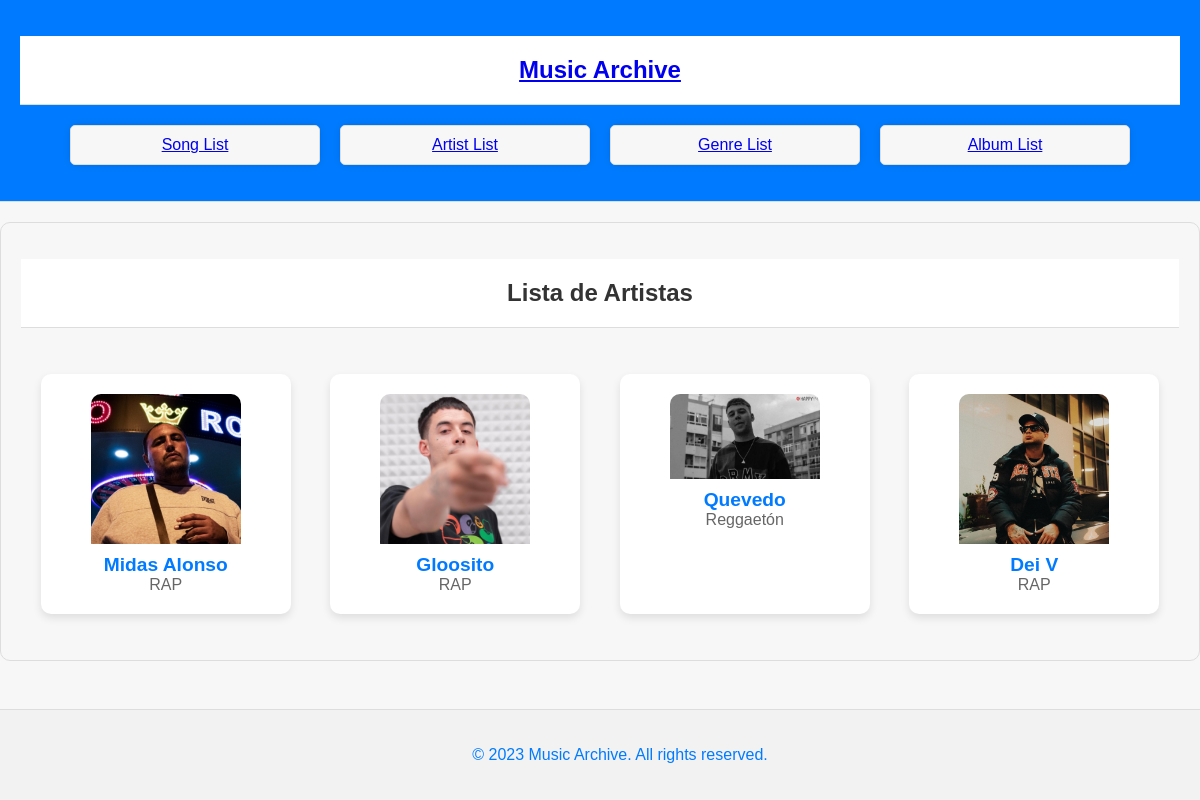
The page /artists/ on the database as committed earlier.
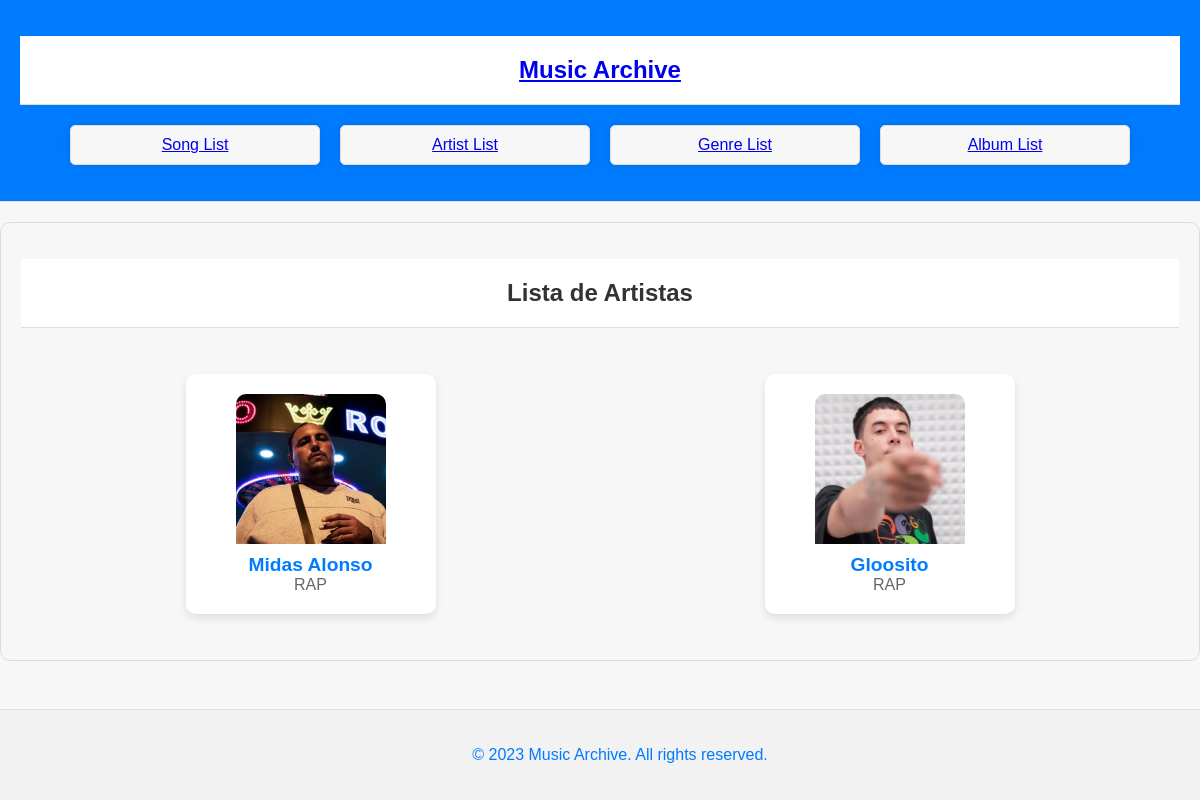
The same page on the database as committed later.
### MusicArchive/models.py (models this page shows, shortened)
class Artist(models.Model):
    name = models.CharField(max_length=200)
    genre = models.ForeignKey(Genre, on_delete=models.CASCADE)
    image = models.ImageField(upload_to='artist_images/', null=True, blank=True)
    description = models.TextField(blank=True)

class Genre(models.Model):
    name = models.CharField(max_length=100)
    description = models.TextField()
    image = models.ImageField(upload_to='artist_images/', null=True, blank=True)

### MusicArchive/views.py (the view)
# urls.py: path('artists/', views.artist_list, name='artist_list'),
def artist_list(request):
    artists = Artist.objects.all()
    return render(request, 'artist_list.html', {'artists': artists})

### MusicArchive/templates/artist_list.html (shortened to what this page needs)
{% load static %}
<!DOCTYPE html>
<html>
<head>
    <link rel="stylesheet" href="{% static '/css/styles.css' %}">
    <link rel="stylesheet" href="{% static '/css/artist_list.css' %}">
    <link rel="stylesheet" href="{% static '/css/song_list.css' %}">
    <link rel="stylesheet" href="{% static '/css/main.css' %}">
</head>
    <header>
        <h1><a href="{% url 'index' %}">Music Archive</a></h1>
        <nav>
            <ul>
                <li><a href="{% url 'song_list' %}">Song List</a></li>
                <li><a href="{% url 'artist_list' %}">Artist List</a></li>
                <li><a href="{% url 'genre_list' %}">Genre List</a></li>
                <li><a href="{% url 'album_list' %}">Album List</a></li>
            </ul>
        </nav>
    </header>
<body>
    <main>
        <h1><a href="{% url 'index' %}"></a>Lista de Artistas</h1>
            <div class="scrollable-container">
                <ul class="artist-list">
                    {% for artist in artists %}
                        <li class="artist-item">
                            <div class="artist-info">
                                <img src="{{ artist.image.url }}" alt="{{ artist.name }} image" class="artist-image">
                                <a href="{% url 'artist_detail' artist.id %}" class="artist-name">{{ artist.name }}</a>
                                <p class="artist-genre">{{ artist.genre.name }}</p>
                            </div>
                        </li>
                    {% endfor %}
                </ul>
            </div>
</body>
    <footer>
        <p>&copy; 2023 Music Archive. All rights reserved.</p>
    </footer>
</html>

### MusicArchive/static/css/styles.css (style rules this page uses)
body { font-family: Arial, sans-serif; margin: 0; padding: 0; background-color: #f2f2f2; }
h1 { text-align: center; color: #333; }
ul.artist-list { list-style: none; padding: 0; display: flex; flex-wrap: wrap; justify-content: space-around; }
li.artist-item { background-color: #fff; margin: 10px; padding: 20px; border-radius: 10px; box-shadow: 0 4px 8px rgba(0, 0, 0, 0.1); transition: transform 0.3s ease-in-out; text-align: center; width: 250px; }
.artist-info { display: flex; flex-direction: column; align-items: center; }
.artist-image { width: 120px; height: 120px; object-fit: cover; border-radius: 50%; margin-bottom: 10px; }
.artist-name { text-decoration: none; color: #007bff; font-weight: bold; font-size: 1.2em; margin: 0; }
.artist-genre { color: #666; font-size: 1em; margin: 0; }

### MusicArchive/static/css/artist_list.css (style rules this page uses)
header { background-color: #007bff; color: #fff; padding: 20px; text-align: center; border-bottom: 1px solid #ddd; }
h1 { text-align: center; color: #333; font-size: 24px; padding: 20px 0; background-color: #fff; margin-bottom: 20px; border-bottom: 1px solid #ddd; }
.artist-list { list-style: none; padding: 0; display: flex; flex-wrap: wrap; justify-content: space-around; }
.artist-item { margin: 10px; padding: 20px; border-radius: 10px; box-shadow: 0 4px 8px rgba(0, 0, 0, 0.1); transition: transform 0.3s ease-in-out; text-align: center; width: 250px; box-sizing: border-box; }
.artist-info { display: flex; flex-direction: column; align-items: center; }
.artist-image { width: 150px; height: auto; object-fit: cover; border-radius: 10px 10px 0 0; margin-bottom: 10px; }
.artist-name { text-decoration: none; color: #007bff; font-weight: bold; font-size: 1.8em; margin: 0; }
.artist-genre { color: #999; font-size: 14px; }
.scrollable-container { max-height: 400px; overflow-y: auto; }

### MusicArchive/static/css/song_list.css (style rules this page uses)
body { font-family: 'Arial', sans-serif; margin: 0; padding: 0; background-color: #f8f8f8; }
h1 { text-align: center; color: #333; padding: 20px 0; background-color: #fff; margin-bottom: 20px; border-bottom: 1px solid #ddd; }
li { background-color: #fff; border-radius: 10px; box-shadow: 0 0 10px rgba(0, 0, 0, 0.1); margin: 10px; padding: 15px; transition: transform 0.3s ease-in-out; text-align: center; width: 250px; box-sizing: border-box; }
.artist-info { display: flex; flex-direction: column; align-items: center; }
.artist-name { text-decoration: none; color: #007bff; font-weight: bold; font-size: 1.2em; margin: 0; }
.artist-genre { color: #666; font-size: 1em; margin: 0; }
.scrollable-container { max-height: calc(100vh - 180px); overflow-y: auto; }

### MusicArchive/static/css/main.css (style rules this page uses)
body { font-family: 'Arial', sans-serif; margin: 0; padding: 0; background-color: #f7f7f7; color: #333; }
header { background-color: #007bff; color: #fff; padding: 20px; text-align: center; border-bottom: 1px solid #ddd; }
nav ul { list-style: none; padding: 0; display: flex; justify-content: center; }
main { margin-top: 20px; padding: 20px; border: 1px solid #ddd; border-radius: 10px; overflow-y: auto; max-height: calc(100vh - 180px); }
nav li { margin: 0 10px; padding: 10px 20px; background-color: #f7f7f7; border: 1px solid #ddd; text-decoration: none; cursor: pointer; border-radius: 5px; transition: background-color 0.3s ease; }
footer { text-align: center; padding: 20px; background-color: #f2f2f2; color: #007bff; border-top: 1px solid #ddd; position: fixed; bottom: 0; width: 100%; }

Rows that differ between the two databases and show on the page:
removed Artist: image (picture), name "Quevedo", genre.name "Reggaetón"
removed Artist: image (picture), name "Dei V", genre.name "RAP"
